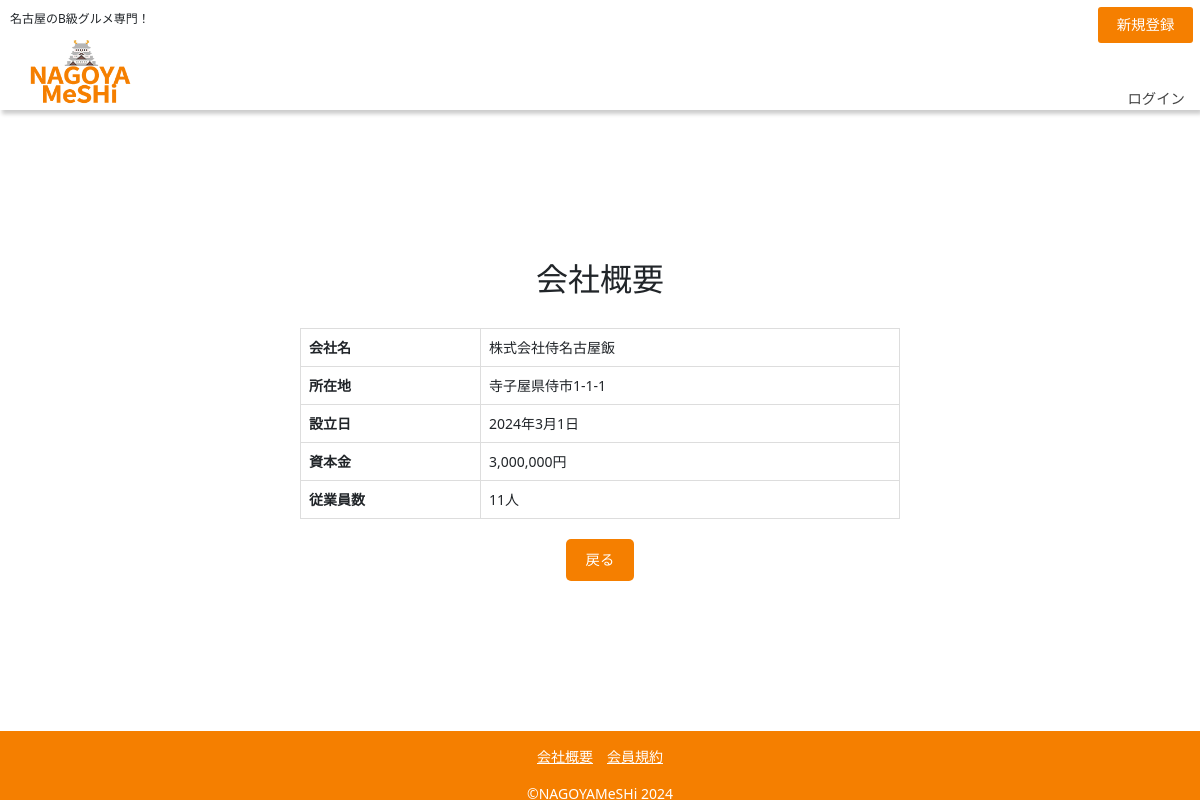
The app's page /general/company/1/ with its own data.
### commondb/models/company.py (models this page shows, shortened)
class Company(models.Model):
    name = models.CharField(max_length=100, verbose_name='会社名')
    address = models.CharField(max_length=100, verbose_name='所在地')
    established_date = models.DateField(verbose_name='設立日')
    capital = models.CharField(max_length=100, verbose_name='資本金')
    number_of_staff = models.CharField(max_length=100, verbose_name='従業員数')

### general/views/company_view.py (the view)
# urls.py: path('general/company/<int:pk>/', CompanyDetailView.as_view(), name="company"),
class CompanyDetailView(DetailView):
    model = Company
    template_name = "general/company.html"
    def get_context_data(self, **kwargs):
        context = super().get_context_data(**kwargs)
        context['company'] = self.get_object()
        context['previous_page'] = self.request.META.get('HTTP_REFERER', reverse('top'))  # 前のページのURLを取得
        return context

### templates/general/company.html (shortened to what this page needs)
{% extends "base.html" %}
{% load bootstrap %}
{% block head %}<link href="https://cdn.jsdelivr.net/npm/bootstrap@5.3.0-alpha3/dist/css/bootstrap.min.css" rel="stylesheet">
{% endblock %}
{% block content %}
<div class="table_info">
    <h2>会社概要</h2>
    <table>
      <tr>
          <td class="bold">会社名</td>
          <td>{{ object.name }}</td>
      </tr>
      <tr>
          <td class="bold">所在地</td>
          <td>{{ object.address }}</td>
      </tr>
      <tr>
          <td class="bold">設立日</td>
          <td>{{ object.established_date }}</td>
      </tr>
      <tr>
          <td class="bold">資本金</td>
          <td>{{ object.capital }}</td>
      </tr>
      <tr>
          <td class="bold">従業員数</td>
          <td>{{ object.number_of_staff }}</td>
      </tr>
    </table>
    <div class="center">
        <a href="{{ request.META.HTTP_REFERER }}" class="btn_basic" style="text-decoration: none; margin-top: 20px; ">戻る</a>
    </div>
</div>
{% endblock %}

### static/css/stylesheet.css (style rules this page uses)
body { font-family: 'Hiragino Sans', 'Yu Gothic', 'Arial Narrow', Arial, sans-serif; }
h2 { font-size: 1rem; color: #F57F00; margin-bottom: 5px; font-weight: 600; }
a { color: #444444; text-decoration: none; }
.btn_basic { height: auto; width: auto; background-color: #F57F00; color: #FFF; padding: 0.5em 1.3em; border-radius: 5px; padding: 10px 20px; display: inline-block; font-size: 0.9rem; text-decoration: none; }
.center { text-align: center; }
.bold { font-weight: bold; }
.table_info { width: 50vw; min-width: 200px; margin: 150px auto; }
.table_info h2 { text-align: center; margin-bottom: 30px; }
.table_info table { border-collapse: collapse; width: 100%; }
.table_info td { border: 1px solid #dddddd; text-align: left; padding: 8px 8px 8px 8px; }
.table_info tr td:first-of-type { width: 15vw; }
.mypg_container th, td { font-size: 14px; }
td { vertical-align: middle; }

### records on screen
Company: name "株式会社侍名古屋飯", address "寺子屋県侍市1-1-1", established_date "2024年3月1日", capital "3,000,000円", number_of_staff "11人"
